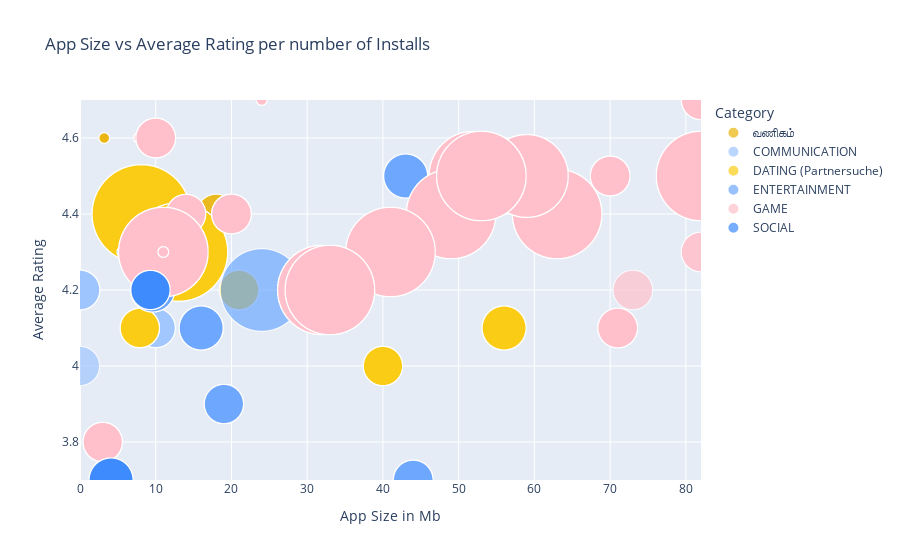

Source (notebook cell):
### Code cell
color_map = {
        'GAME': 'pink', #Highlighting Games bubbles with pink color
    
        'सौंदर्य': '#FDE68A', #the translated group also deserve a new color group
        'வணிகம்': '#EAB308',
        'DATING (Partnersuche)': '#FACC15',
    
        'COMICS': '#CFE2FF', #other categories have shades of blue for better aesthetics
        'COMMUNICATION': '#9EC5FE', 
        'ENTERTAINMENT': '#6EA8FE',
        'SOCIAL': '#3D8BFD'
}

plot_title = 'App Size vs Average Rating per number of Installs'

#This is just a scatter plot but here we are specifically mentioning the size of each bubble to fill in with the total number of installs
#making bubbles of different sizes
fig15 = px.scatter(
        filtered_bubble,
        x = 'Size', #here we used the x axis as size
        y = 'Rating', #y axis as rating
        size = 'Installs', #size of the bubbles are number of installs
        color = 'Category', #color as category
        hover_name = 'App', 
        size_max = len(filtered_bubble), #this will create bubbles as per the size of the apps in the filtered dataset
        title = plot_title,
        color_discrete_map = color_map
    )

fig15.update_layout(
    xaxis_title = 'App Size in Mb',
    yaxis_title = 'Average Rating'
)

fig15.show()

is_live_time = (17 <= current_hr < 19)
save_plot_as_html(fig15, 'Bubble_Chart.html', 'In this chart it is clearly observable that games have much more ratings as compared to other categories even though games have comparatively higher app size')
register_live_plot(
    'Bubble_Chart.html',
    plot_title,
    is_live_time,
    5, 7
)

### Figure 1 — Plotly figure (JSON) as saved in the notebook; plotly's stock layout.template omitted (floating-point values rounded to 4 significant figures; data arrays with more than 128 entries replaced by an {"elided": "..."} marker saying what was removed)
{"data": [{"hovertemplate": "<b>%{hovertext}</b><br><br>Category=வணிகம்<br>Size=%{x}<br>Rating=%{y}<br>Installs=%{marker.size}<extra></extra>", "hovertext": ["Google Primer", "Google Primer", "Box", "Box", "Box", "Box", "Box", "Box", "Box", "Box", "Box", "Box", "Box", "Box", "Box", "Box", "Box", "Box", "Box", "Box", "Box", "Box", "Box", "Box", "Box", "Box", "Box", "Box", "Box", "Box", "Box", "Box", "Box", "Box", "Box", "Box", "Box", "Box", "Box", "Box", "Box", "Box", "Box", "Box", "Box", "Box", "Box", "Box", "Box", "Box", "Box", "Box", "Box", "Box", "Box", "Box", "Call Blocker", "Call Blocker", "Call Blocker"], "legendgroup": "வணிகம்", "marker": {"color": "#EAB308", "size": [10000000, 10000000, 10000000, 10000000, 10000000, 10000000, 10000000, 10000000, 10000000, 10000000, 10000000, 10000000, 10000000, 10000000, 10000000, 10000000, 10000000, 10000000, 10000000, 10000000, 10000000, 10000000, 10000000, 10000000, 10000000, 10000000, 10000000, 10000000, 10000000, 10000000, 10000000, 10000000, 10000000, 10000000, 10000000, 10000000, 10000000, 10000000, 10000000, 10000000, 10000000, 10000000, 10000000, 10000000, 10000000, 10000000, 10000000, 10000000, 10000000, 10000000, 10000000, 10000000, 10000000, 10000000, 10000000, 10000000, 5000000, 5000000, 5000000], "sizemode": "area", "sizeref": 51.42, "symbol": "circle"}, "mode": "markers", "name": "வணிகம்", "showlegend": true, "type": "scattergl", "x": [18.0, 18.0, NaN, NaN, NaN, NaN, NaN, NaN, NaN, NaN, NaN, NaN, NaN, NaN, NaN, NaN, NaN, NaN, NaN, NaN, NaN, NaN, NaN, NaN, NaN, NaN, NaN, NaN, NaN, NaN, NaN, NaN, NaN, NaN, NaN, NaN, NaN, NaN, NaN, NaN, NaN, NaN, NaN, NaN, NaN, NaN, NaN, NaN, NaN, NaN, NaN, NaN, NaN, NaN, NaN, NaN, 3.2, 3.2, 3.2], "xaxis": "x", "y": [4.4, 4.4, 4.2, 4.2, 4.2, 4.2, 4.2, 4.2, 4.2, 4.2, 4.2, 4.2, 4.2, 4.2, 4.2, 4.2, 4.2, 4.2, 4.2, 4.2, 4.2, 4.2, 4.2, 4.2, 4.2, 4.2, 4.2, 4.2, 4.2, 4.2, 4.2, 4.2, 4.2, 4.2, 4.2, 4.2, 4.2, 4.2, 4.2, 4.2, 4.2, 4.2, 4.2, 4.2, 4.2, 4.2, 4.2, 4.2, 4.2, 4.2, 4.2, 4.2, 4.2, 4.2, 4.2, 4.2, 4.6, 4.6, 4.6], "yaxis": "y"}, {"hovertemplate": "<b>%{hovertext}</b><br><br>Category=COMMUNICATION<br>Size=%{x}<br>Rating=%{y}<br>Installs=%{marker.size}<extra></extra>", "hovertext": {"elided": "206 str values"}, "legendgroup": "COMMUNICATION", "marker": {"color": "#9EC5FE", "size": {"elided": "206 int values"}, "sizemode": "area", "sizeref": 51.42, "symbol": "circle"}, "mode": "markers", "name": "COMMUNICATION", "showlegend": true, "type": "scattergl", "x": {"elided": "206 float values"}, "xaxis": "x", "y": {"elided": "206 float values"}, "yaxis": "y"}, {"hovertemplate": "<b>%{hovertext}</b><br><br>Category=DATING (Partnersuche)<br>Size=%{x}<br>Rating=%{y}<br>Installs=%{marker.size}<extra></extra>", "hovertext": {"elided": "354 str values"}, "legendgroup": "DATING (Partnersuche)", "marker": {"color": "#FACC15", "size": {"elided": "354 int values"}, "sizemode": "area", "sizeref": 51.42, "symbol": "circle"}, "mode": "markers", "name": "DATING (Partnersuche)", "showlegend": true, "type": "scattergl", "x": {"elided": "354 float values"}, "xaxis": "x", "y": {"elided": "354 float values"}, "yaxis": "y"}, {"hovertemplate": "<b>%{hovertext}</b><br><br>Category=ENTERTAINMENT<br>Size=%{x}<br>Rating=%{y}<br>Installs=%{marker.size}<extra></extra>", "hovertext": {"elided": "272 str values"}, "legendgroup": "ENTERTAINMENT", "marker": {"color": "#6EA8FE", "size": {"elided": "272 int values"}, "sizemode": "area", "sizeref": 51.42, "symbol": "circle"}, "mode": "markers", "name": "ENTERTAINMENT", "showlegend": true, "type": "scattergl", "x": {"elided": "272 float values"}, "xaxis": "x", "y": {"elided": "272 float values"}, "yaxis": "y"}, {"hovertemplate": "<b>%{hovertext}</b><br><br>Category=GAME<br>Size=%{x}<br>Rating=%{y}<br>Installs=%{marker.size}<extra></extra>", "hovertext": {"elided": "3181 str values"}, "legendgroup": "GAME", "marker": {"color": "pink", "size": {"elided": "3181 int values"}, "sizemode": "area", "sizeref": 51.42, "symbol": "circle"}, "mode": "markers", "name": "GAME", "showlegend": true, "type": "scattergl", "x": {"elided": "3181 float values"}, "xaxis": "x", "y": {"elided": "3181 float values"}, "yaxis": "y"}, {"hovertemplate": "<b>%{hovertext}</b><br><br>Category=SOCIAL<br>Size=%{x}<br>Rating=%{y}<br>Installs=%{marker.size}<extra></extra>", "hovertext": {"elided": "338 str values"}, "legendgroup": "SOCIAL", "marker": {"color": "#3D8BFD", "size": {"elided": "338 int values"}, "sizemode": "area", "sizeref": 51.42, "symbol": "circle"}, "mode": "markers", "name": "SOCIAL", "showlegend": true, "type": "scattergl", "x": {"elided": "338 float values"}, "xaxis": "x", "y": {"elided": "338 float values"}, "yaxis": "y"}], "layout": {"legend": {"itemsizing": "constant", "title": {"text": "Category"}, "tracegroupgap": 0}, "title": {"text": "App Size vs Average Rating per number of Installs"}, "xaxis": {"anchor": "y", "domain": [0, 1], "title": {"text": "App Size in Mb"}}, "yaxis": {"anchor": "x", "domain": [0, 1], "title": {"text": "Average Rating"}}}}
